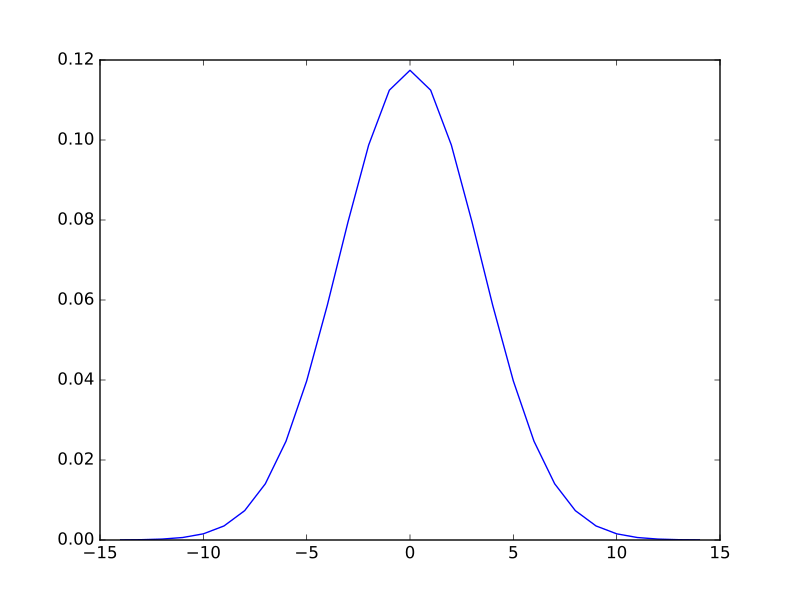

This chart was generated by the following Python code:
#- Work out the +/- limit for the kernel x values;
#- Make a vector `x` to sample the PDF;
#- Get `kernel` vector by sampling the PDF at these x values (mu=0);
#- Work out `kernel_offset`.
# >>>
limit = round(sigma * 4)
# Make an x range between -sigma * 3 and +sigma * 3
x_for_kernel = np.arange(-limit, limit+1)
# Calculate kernel
kernel = norm_pdf(x_for_kernel, 0, sigma)
# Plot kernel
plt.plot(x_for_kernel, kernel)
# [...]
# Calculate `kernel_offset`
kernel_offset = int(limit)
kernel_offset
# 14
